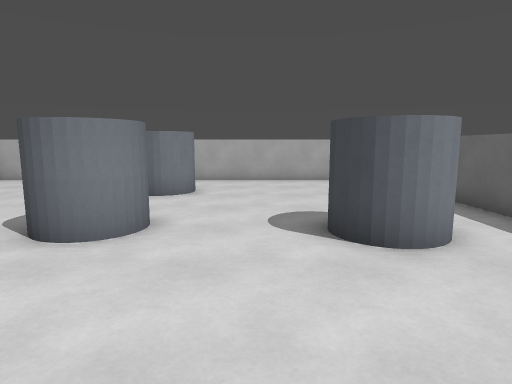
view 1 (above)

15 first-person views from a walk through a level from a Godot 3-D game. The camera is 1.5 m above the floor, tilts 8° down and sees 75° across. The floor is counted in squares, 1 m on a side. Each view is taken from the middle of a square. On the plan, view 1 faces up. The plan holds only what a view shows up to about 15 squares ahead; the rest is blank. Surface patterns are stand-ins for the level's own textures.

view 2
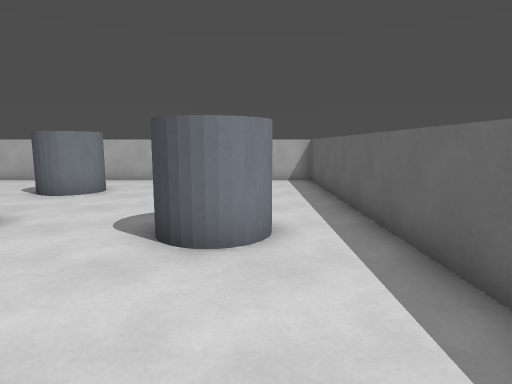

view 3
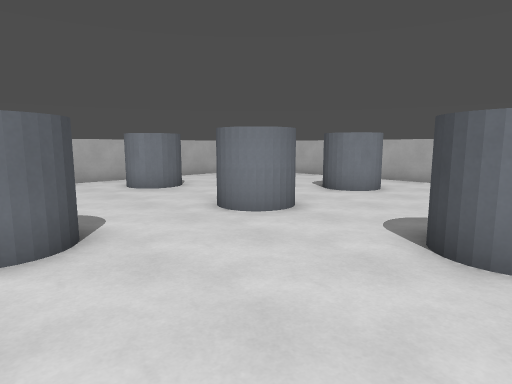

view 4
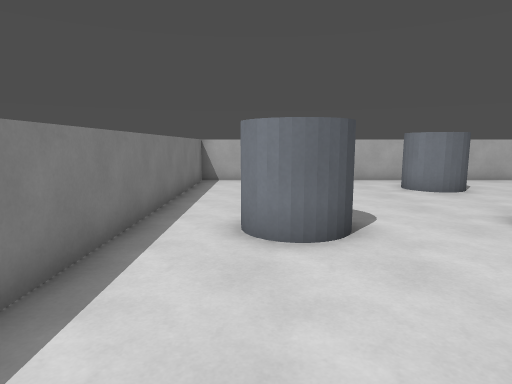

view 5
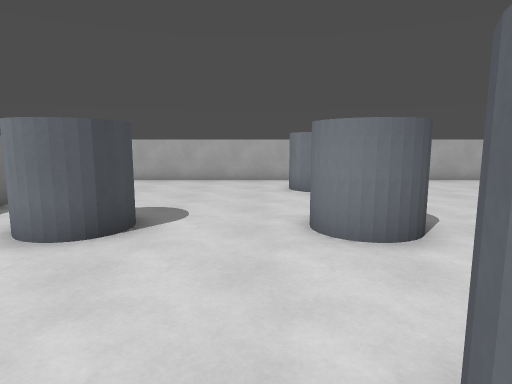

view 6
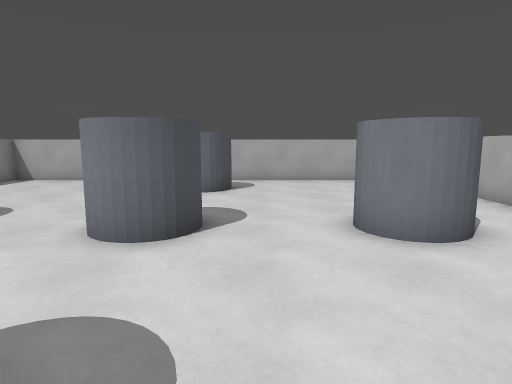

view 7
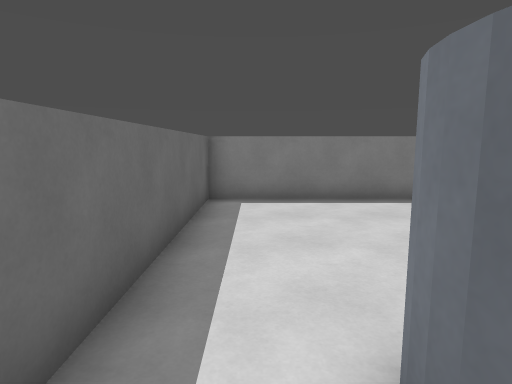

view 8
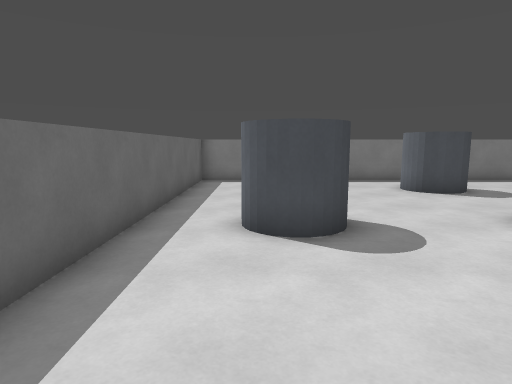

view 9
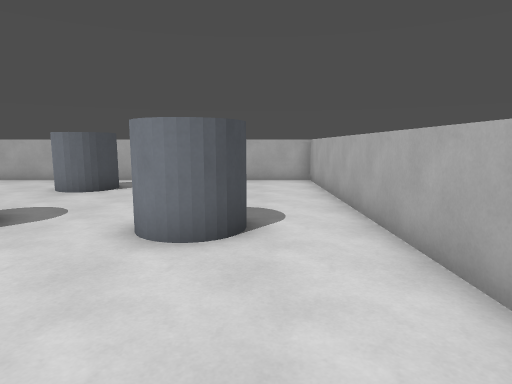

view 10
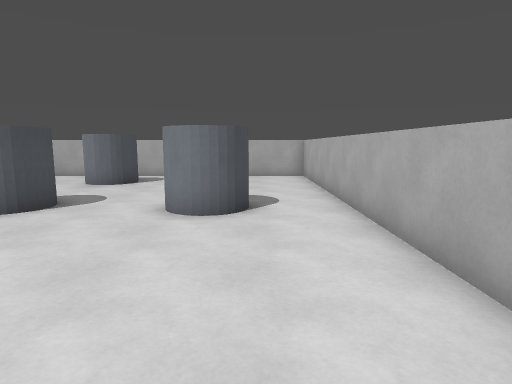

view 11
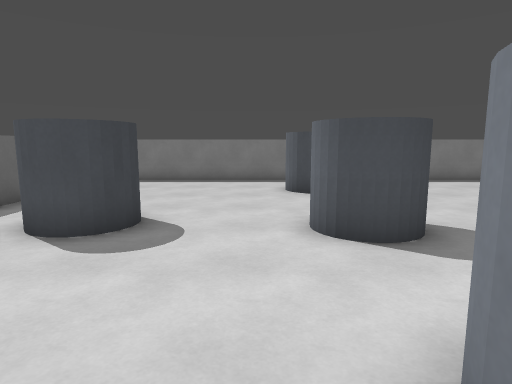

view 12
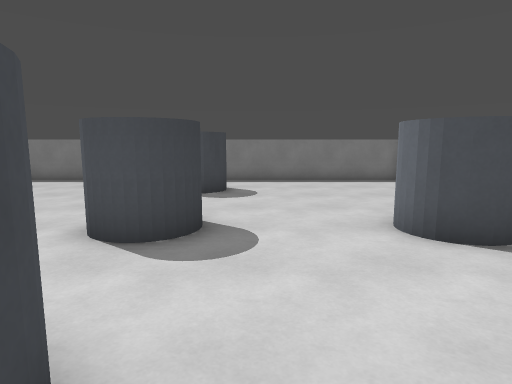

view 13
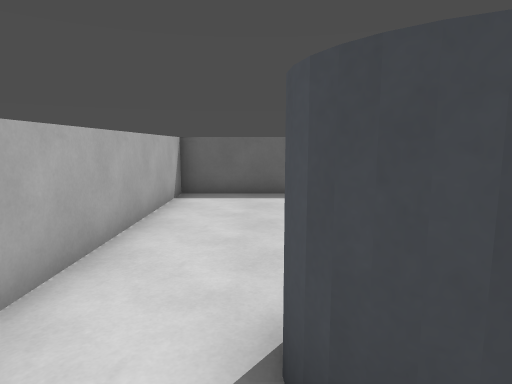

view 14
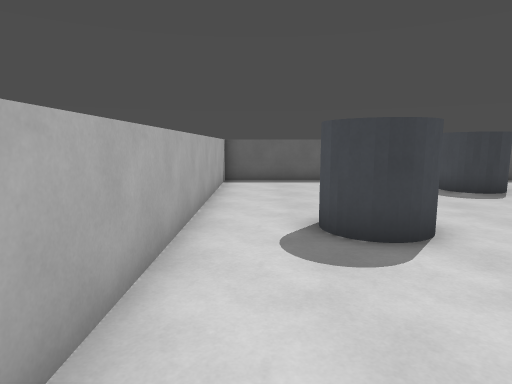

view 15
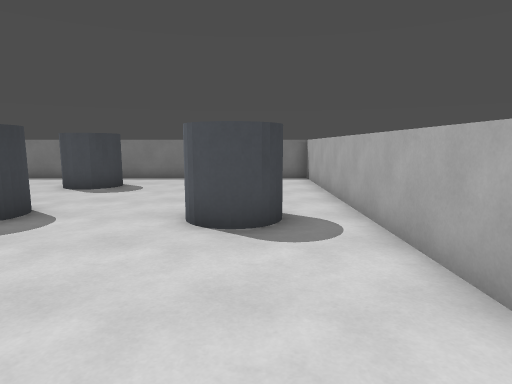

### Floor plan
Key: @ floor where view 1 was taken; # wall or solid block; . floor.
Columns run from 12 left of view 1 to 6 right of it. Each row starts with its distance up from view 1.
 15 ###################
 14 #.................#
 13 #.................#
 12 #.................#
 11 #.......##........#
 10 #........#........#
  9 #.................#
  8 #.................#
  7 #..##.............#
  6 #..##...##....##..#
  5 #........#....##..#
  4 #.................#
  3 #.................#
  2 #.................#
  1 #.......###.......#
  0 #.......###.@.....#
 -1 #.................#
 -2 #.................#
 -3 ###################

Positions as (right, up) in squares from view 1, and headings:
1: (0, 0), facing up
2: (3, 0), facing up
3: (3, 0), facing up-left
4: (3, 0), facing left
5: (3, 4), facing left
6: (3, 8), facing left
7: (4, 7), facing down
8: (3, 12), facing down
9: (3, 12), facing left
10: (5, 12), facing left
11: (-1, 12), facing down
12: (-5, 12), facing down
13: (-5, 12), facing right
14: (-9, 13), facing right
15: (-9, 13), facing down
